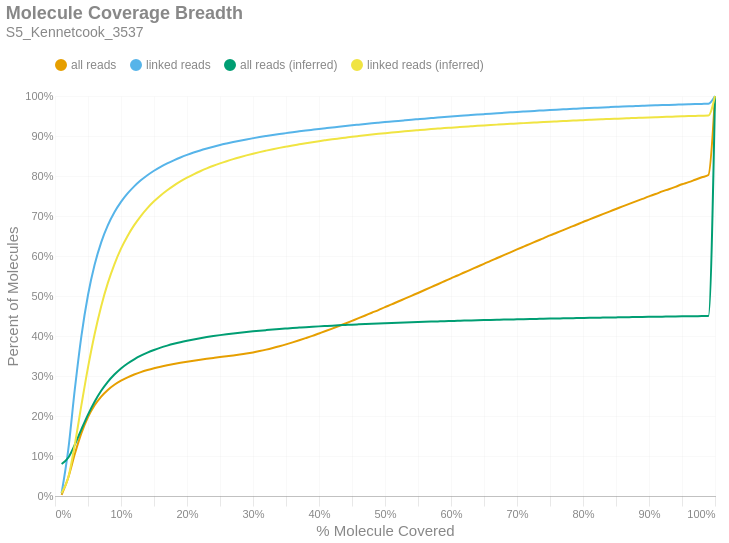

Notebook cell for this chart:
### Markdown cell above
### Molecule Read Coverage
This chart shows molecule coverage breadth as computed by the number of bases aligned to that molecule. In other words, "*how much of each unique long molecule is actually sequenced/aligned?*" Keep in mind there is a distinction between sequences and alignments, since some sequences belonging to a particular molecule may not align well and wouldn't appear in the alignment data. This chart also shows molecule coverage breadth as computed by the *inferred fragment* from which the aligned sequences originate. Unlike read coverage, this calculation takes into account the total insert size, including unsequenced gaps between the forward and reverse reads. Like the previous figures, these are cumulative percents.

### Code cell
if SKIPLR:
    print_html(f"Skipped")
else:
    binned_df = consolidated_hist(valids['coverage_bp'], mask, 0.01, True)
    binned_df_inf = consolidated_hist(valids['coverage_inserts'], mask, 0.01, True)
    binned_df = binned_df.with_columns(pl.lit(binned_df_inf['all reads (cumsum)']).alias('all reads (inferred)'))
    binned_df = binned_df.with_columns(pl.lit(binned_df_inf['linked reads (cumsum)']).alias('linked reads (inferred)'))
    binned_df = binned_df.with_columns(
        (pl.col('bin').cast(pl.Float64) + 0.01).alias('right_edge')
    )

    with SafeRender(binned_df):
        (
            density_plot(binned_df, 'Molecule Coverage Breadth', samplename, 'molcov', ['all reads (inferred)','linked reads (inferred)'])
            .encode(
                #x=alt.X('bin:Q', title="% Molecule Covered").axis(format = '%').scale(padding=0),
                x=alt.X('right_edge:Q', title="% Molecule Covered").axis(format='%').scale(padding=0),
                y=alt.Y('value:Q', title='Percent of Molecules')
                    .axis(format='%')
                    .stack(False)
                    .scale(domainMin=0, padding=0),
                color=alt.Color("key:N").scale(domain = ["all reads", "linked reads", "all reads (inferred)", "linked reads (inferred)"]),
                tooltip = [
                    alt.Tooltip("key:N", title = "Data Type"),
                    alt.Tooltip("range_label:N", title="% Molecule Covered"),
                    alt.Tooltip("value:Q", format = ".2%", title="% Molecules")
                ]
            )
        ).display()

### Figure 1 — Vega-Lite specification as saved in the notebook (floating-point values rounded to 4 significant figures)
{"width": "container", "height": 400, "config": {"title": {"anchor": "start", "dy": -15, "fontSize": 18, "color": "#888888", "subtitleColor": "#888888", "subtitleFontSize": 14}, "arc": {"fill": "#0072B2"}, "axis": {"domainColor": "#888888", "domainWidth": 0.5, "gridWidth": 0.2, "grid": false, "titleFontWeight": 400, "titleFontSize": 15, "labelFontSize": 11, "labelColor": "#888888", "tickColor": "#888888", "tickWidth": 0.2, "titleColor": "#888888"}, "axisBand": {"grid": false}, "axisX": {"grid": true, "tickSize": 10, "domainCap": "round"}, "axisY": {"domain": false, "grid": true, "tickSize": 0, "domainCap": "round"}, "background": "transparent", "header": {"labelFontSize": 15, "labelColor": "#888888", "titleFontSize": 15, "titleFontWeight": 600, "titleColor": "#888888"}, "legend": {"labelFont": "sans-serif", "labelFontSize": 12, "labelColor": "#888888", "symbolSize": 100, "symbolType": "circle", "titleFontSize": 12, "titlePadding": 10, "titleColor": "#888888", "title": null, "orient": "top"}, "range": {"category": ["#E69F00", "#56B4E9", "#009E73", "#F0E442", "#0072B2", "#D55E00", "#CC79A7", "#000000"], "diverging": ["#cfe8f3", "#a2d4ec", "#73bfe2", "#46abdb", "#1696d2", "#12719e"]}, "area": {"fill": "#0072B2", "fillOpacity": 0.7, "line": true, "strokeOpacity": 0.7}, "line": {"color": "#0072B2", "stroke": "#0072B2", "strokeWidth": 2}, "trail": {"color": "#0072B2", "stroke": "#0072B2", "strokeWidth": 0, "size": 1}, "point": {"filled": true, "fillOpacity": 1.0, "size": 95}, "text": {"color": "#888888", "fontSize": 11, "align": "right", "fontWeight": 400, "size": 11}, "bar": {"fill": "#0072B2", "stroke": null}, "view": {"stroke": null, "continuousWidth": 660, "continuousHeight": 400}}, "data": {"name": "data-3192e6d3aa437288508168b118640bde"}, "mark": {"type": "line", "interpolate": "monotone", "point": {"opacity": 0, "size": 275}}, "encoding": {"color": {"field": "key", "scale": {"domain": ["all reads", "linked reads", "all reads (inferred)", "linked reads (inferred)"]}, "type": "nominal"}, "tooltip": [{"field": "key", "title": "Data Type", "type": "nominal"}, {"field": "range_label", "title": "% Molecule Covered", "type": "nominal"}, {"field": "value", "format": ".2%", "title": "% Molecules", "type": "quantitative"}], "x": {"axis": {"format": "%"}, "field": "right_edge", "scale": {"padding": 0}, "title": "% Molecule Covered", "type": "quantitative"}, "y": {"axis": {"format": "%"}, "field": "value", "scale": {"domainMin": 0, "padding": 0}, "stack": false, "title": "Percent of Molecules", "type": "quantitative"}}, "params": [{"name": "param_c36ac31b6afebe62", "select": {"type": "point", "fields": ["key"]}, "bind": "legend"}], "title": {"text": "Molecule Coverage Breadth", "subtitle": "S5_Kennetcook_3537"}, "transform": [{"fold": ["all reads (cumsum)", "linked reads (cumsum)", "all reads (inferred)", "linked reads (inferred)"]}, {"calculate": "replace(datum.key, ' (cumsum)', '')", "as": "key"}, {"filter": {"param": "param_c36ac31b6afebe62"}}], "usermeta": {"embedOptions": {"downloadFileName": "S5_Kennetcook_3537.molcov"}}, "$schema": "https://vega.github.io/schema/vega-lite/v6.1.0.json", "datasets": {"data-3192e6d3aa437288508168b118640bde": [{"bin": "0.0", "interval": "0.0-0.01", "all reads": 0.003022, "linked reads": 0.006897, "all reads (cumsum)": 0.003022, "linked reads (cumsum)": 0.006897, "range_label": "0.0-0.01", "all reads (inferred)": 0.07991, "linked reads (inferred)": 0.007299, "right_edge": 0.01}, {"bin": "0.01", "interval": "0.01-0.02", "all reads": 0.04256, "linked reads": 0.1075, "all reads (cumsum)": 0.04558, "linked reads (cumsum)": 0.1144, "range_label": "0.01-0.02", "all reads (inferred)": 0.0955, "linked reads (inferred)": 0.04539, "right_edge": 0.02}, {"bin": "0.02", "interval": "0.02-0.03", "all reads": 0.05936, "linked reads": 0.1518, "all reads (cumsum)": 0.1049, "linked reads (cumsum)": 0.2663, "range_label": "0.02-0.03", "all reads (inferred)": 0.1283, "linked reads (inferred)": 0.1285, "right_edge": 0.03}, {"bin": "0.03", "interval": "0.03-0.04", "all reads": 0.05211, "linked reads": 0.1335, "all reads (cumsum)": 0.1571, "linked reads (cumsum)": 0.3998, "range_label": "0.03-0.04", "all reads (inferred)": 0.1667, "linked reads (inferred)": 0.2271, "right_edge": 0.04}, {"bin": "0.04", "interval": "0.04-0.05", "all reads": 0.04005, "linked reads": 0.1026, "all reads (cumsum)": 0.1971, "linked reads (cumsum)": 0.5024, "range_label": "0.04-0.05", "all reads (inferred)": 0.2036, "linked reads (inferred)": 0.3216, "right_edge": 0.05}, {"bin": "0.05", "interval": "0.05-0.06", "all reads": 0.02964, "linked reads": 0.07583, "all reads (cumsum)": 0.2267, "linked reads (cumsum)": 0.5783, "range_label": "0.05-0.06", "all reads (inferred)": 0.2358, "linked reads (inferred)": 0.4046, "right_edge": 0.06}, {"bin": "0.06", "interval": "0.06-0.07", "all reads": 0.02189, "linked reads": 0.05592, "all reads (cumsum)": 0.2486, "linked reads (cumsum)": 0.6342, "range_label": "0.06-0.07", "all reads (inferred)": 0.263, "linked reads (inferred)": 0.4746, "right_edge": 0.07}, {"bin": "0.07", "interval": "0.07-0.08", "all reads": 0.01655, "linked reads": 0.04226, "all reads (cumsum)": 0.2652, "linked reads (cumsum)": 0.6764, "range_label": "0.07-0.08", "all reads (inferred)": 0.2854, "linked reads (inferred)": 0.5322, "right_edge": 0.08}, {"bin": "0.08", "interval": "0.08-0.09", "all reads": 0.01287, "linked reads": 0.03275, "all reads (cumsum)": 0.2781, "linked reads (cumsum)": 0.7092, "range_label": "0.08-0.09", "all reads (inferred)": 0.3037, "linked reads (inferred)": 0.5792, "right_edge": 0.09}, {"bin": "0.09", "interval": "0.09-0.1", "all reads": 0.01028, "linked reads": 0.02603, "all reads (cumsum)": 0.2883, "linked reads (cumsum)": 0.7352, "range_label": "0.09-0.1", "all reads (inferred)": 0.3189, "linked reads (inferred)": 0.6183, "right_edge": 0.1}, {"bin": "0.1", "interval": "0.1-0.11", "all reads": 0.008371, "linked reads": 0.02118, "all reads (cumsum)": 0.2967, "linked reads (cumsum)": 0.7564, "range_label": "0.1-0.11", "all reads (inferred)": 0.3314, "linked reads (inferred)": 0.6502, "right_edge": 0.11}, {"bin": "0.11", "interval": "0.11-0.12", "all reads": 0.007036, "linked reads": 0.01774, "all reads (cumsum)": 0.3037, "linked reads (cumsum)": 0.7741, "range_label": "0.11-0.12", "all reads (inferred)": 0.3418, "linked reads (inferred)": 0.6771, "right_edge": 0.12}, {"bin": "0.12", "interval": "0.12-0.13", "all reads": 0.005971, "linked reads": 0.01502, "all reads (cumsum)": 0.3097, "linked reads (cumsum)": 0.7892, "range_label": "0.12-0.13", "all reads (inferred)": 0.3507, "linked reads (inferred)": 0.7, "right_edge": 0.13}, {"bin": "0.13", "interval": "0.13-0.14", "all reads": 0.00512, "linked reads": 0.01284, "all reads (cumsum)": 0.3148, "linked reads (cumsum)": 0.802, "range_label": "0.13-0.14", "all reads (inferred)": 0.3584, "linked reads (inferred)": 0.7197, "right_edge": 0.14}, {"bin": "0.14", "interval": "0.14-0.15", "all reads": 0.00449, "linked reads": 0.01119, "all reads (cumsum)": 0.3193, "linked reads (cumsum)": 0.8132, "range_label": "0.14-0.15", "all reads (inferred)": 0.365, "linked reads (inferred)": 0.7366, "right_edge": 0.15}, {"bin": "0.15", "interval": "0.15-0.16", "all reads": 0.003944, "linked reads": 0.009768, "all reads (cumsum)": 0.3233, "linked reads (cumsum)": 0.823, "range_label": "0.15-0.16", "all reads (inferred)": 0.3708, "linked reads (inferred)": 0.7514, "right_edge": 0.16}, {"bin": "0.16", "interval": "0.16-0.17", "all reads": 0.003515, "linked reads": 0.008599, "all reads (cumsum)": 0.3268, "linked reads (cumsum)": 0.8316, "range_label": "0.16-0.17", "all reads (inferred)": 0.3759, "linked reads (inferred)": 0.7643, "right_edge": 0.17}, {"bin": "0.17", "interval": "0.17-0.18", "all reads": 0.003174, "linked reads": 0.007669, "all reads (cumsum)": 0.33, "linked reads (cumsum)": 0.8392, "range_label": "0.17-0.18", "all reads (inferred)": 0.3805, "linked reads (inferred)": 0.7761, "right_edge": 0.18}, {"bin": "0.18", "interval": "0.18-0.19", "all reads": 0.003009, "linked reads": 0.00712, "all reads (cumsum)": 0.333, "linked reads (cumsum)": 0.8463, "range_label": "0.18-0.19", "all reads (inferred)": 0.3845, "linked reads (inferred)": 0.7864, "right_edge": 0.19}, {"bin": "0.19", "interval": "0.19-0.2", "all reads": 0.002763, "linked reads": 0.006399, "all reads (cumsum)": 0.3357, "linked reads (cumsum)": 0.8527, "range_label": "0.19-0.2", "all reads (inferred)": 0.3881, "linked reads (inferred)": 0.7957, "right_edge": 0.2}, {"bin": "0.2", "interval": "0.2-0.21", "all reads": 0.00257, "linked reads": 0.005824, "all reads (cumsum)": 0.3383, "linked reads (cumsum)": 0.8586, "range_label": "0.2-0.21", "all reads (inferred)": 0.3915, "linked reads (inferred)": 0.8041, "right_edge": 0.21}, {"bin": "0.21", "interval": "0.21-0.22", "all reads": 0.002399, "linked reads": 0.005291, "all reads (cumsum)": 0.3407, "linked reads (cumsum)": 0.8639, "range_label": "0.21-0.22", "all reads (inferred)": 0.3945, "linked reads (inferred)": 0.812, "right_edge": 0.22}, {"bin": "0.22", "interval": "0.22-0.23", "all reads": 0.002249, "linked reads": 0.004772, "all reads (cumsum)": 0.3429, "linked reads (cumsum)": 0.8686, "range_label": "0.22-0.23", "all reads (inferred)": 0.3973, "linked reads (inferred)": 0.8191, "right_edge": 0.23}, {"bin": "0.23", "interval": "0.23-0.24", "all reads": 0.002178, "linked reads": 0.004502, "all reads (cumsum)": 0.3451, "linked reads (cumsum)": 0.8731, "range_label": "0.23-0.24", "all reads (inferred)": 0.3999, "linked reads (inferred)": 0.8256, "right_edge": 0.24}, {"bin": "0.24", "interval": "0.24-0.25", "all reads": 0.002141, "linked reads": 0.004248, "all reads (cumsum)": 0.3473, "linked reads (cumsum)": 0.8774, "range_label": "0.24-0.25", "all reads (inferred)": 0.4022, "linked reads (inferred)": 0.8316, "right_edge": 0.25}, {"bin": "0.25", "interval": "0.25-0.26", "all reads": 0.00202, "linked reads": 0.003808, "all reads (cumsum)": 0.3493, "linked reads (cumsum)": 0.8812, "range_label": "0.25-0.26", "all reads (inferred)": 0.4044, "linked reads (inferred)": 0.8371, "right_edge": 0.26}, {"bin": "0.26", "interval": "0.26-0.27", "all reads": 0.002031, "linked reads": 0.003604, "all reads (cumsum)": 0.3513, "linked reads (cumsum)": 0.8848, "range_label": "0.26-0.27", "all reads (inferred)": 0.4064, "linked reads (inferred)": 0.8422, "right_edge": 0.27}, {"bin": "0.27", "interval": "0.27-0.28", "all reads": 0.00219, "linked reads": 0.003423, "all reads (cumsum)": 0.3535, "linked reads (cumsum)": 0.8882, "range_label": "0.27-0.28", "all reads (inferred)": 0.4082, "linked reads (inferred)": 0.8469, "right_edge": 0.28}, {"bin": "0.28", "interval": "0.28-0.29", "all reads": 0.002499, "linked reads": 0.003223, "all reads (cumsum)": 0.356, "linked reads (cumsum)": 0.8914, "range_label": "0.28-0.29", "all reads (inferred)": 0.41, "linked reads (inferred)": 0.8515, "right_edge": 0.29}, {"bin": "0.29", "interval": "0.29-0.3", "all reads": 0.002912, "linked reads": 0.002971, "all reads (cumsum)": 0.3589, "linked reads (cumsum)": 0.8944, "range_label": "0.29-0.3", "all reads (inferred)": 0.4117, "linked reads (inferred)": 0.8558, "right_edge": 0.3}, {"bin": "0.3", "interval": "0.3-0.31", "all reads": 0.003361, "linked reads": 0.00287, "all reads (cumsum)": 0.3623, "linked reads (cumsum)": 0.8973, "range_label": "0.3-0.31", "all reads (inferred)": 0.4133, "linked reads (inferred)": 0.8597, "right_edge": 0.31}, {"bin": "0.31", "interval": "0.31-0.32", "all reads": 0.003728, "linked reads": 0.002631, "all reads (cumsum)": 0.366, "linked reads (cumsum)": 0.8999, "range_label": "0.31-0.32", "all reads (inferred)": 0.4147, "linked reads (inferred)": 0.8634, "right_edge": 0.32}, {"bin": "0.32", "interval": "0.32-0.33", "all reads": 0.004078, "linked reads": 0.002523, "all reads (cumsum)": 0.3701, "linked reads (cumsum)": 0.9024, "range_label": "0.32-0.33", "all reads (inferred)": 0.4161, "linked reads (inferred)": 0.867, "right_edge": 0.33}, {"bin": "0.33", "interval": "0.33-0.34", "all reads": 0.004343, "linked reads": 0.002403, "all reads (cumsum)": 0.3744, "linked reads (cumsum)": 0.9048, "range_label": "0.33-0.34", "all reads (inferred)": 0.4174, "linked reads (inferred)": 0.8703, "right_edge": 0.34}, {"bin": "0.34", "interval": "0.34-0.35", "all reads": 0.004677, "linked reads": 0.002331, "all reads (cumsum)": 0.3791, "linked reads (cumsum)": 0.9072, "range_label": "0.34-0.35", "all reads (inferred)": 0.4186, "linked reads (inferred)": 0.8734, "right_edge": 0.35}, {"bin": "0.35", "interval": "0.35-0.36", "all reads": 0.005001, "linked reads": 0.002336, "all reads (cumsum)": 0.3841, "linked reads (cumsum)": 0.9095, "range_label": "0.35-0.36", "all reads (inferred)": 0.4199, "linked reads (inferred)": 0.8765, "right_edge": 0.36}, {"bin": "0.36", "interval": "0.36-0.37", "all reads": 0.005229, "linked reads": 0.002142, "all reads (cumsum)": 0.3893, "linked reads (cumsum)": 0.9116, "range_label": "0.36-0.37", "all reads (inferred)": 0.421, "linked reads (inferred)": 0.8792, "right_edge": 0.37}, {"bin": "0.37", "interval": "0.37-0.38", "all reads": 0.005485, "linked reads": 0.002084, "all reads (cumsum)": 0.3948, "linked reads (cumsum)": 0.9137, "range_label": "0.37-0.38", "all reads (inferred)": 0.422, "linked reads (inferred)": 0.882, "right_edge": 0.38}, {"bin": "0.38", "interval": "0.38-0.39", "all reads": 0.005608, "linked reads": 0.001977, "all reads (cumsum)": 0.4004, "linked reads (cumsum)": 0.9157, "range_label": "0.38-0.39", "all reads (inferred)": 0.4231, "linked reads (inferred)": 0.8846, "right_edge": 0.39}, {"bin": "0.39", "interval": "0.39-0.4", "all reads": 0.005963, "linked reads": 0.001949, "all reads (cumsum)": 0.4064, "linked reads (cumsum)": 0.9177, "range_label": "0.39-0.4", "all reads (inferred)": 0.4241, "linked reads (inferred)": 0.8871, "right_edge": 0.4}, {"bin": "0.4", "interval": "0.4-0.41", "all reads": 0.005964, "linked reads": 0.001818, "all reads (cumsum)": 0.4124, "linked reads (cumsum)": 0.9195, "range_label": "0.4-0.41", "all reads (inferred)": 0.425, "linked reads (inferred)": 0.8894, "right_edge": 0.41}, {"bin": "0.41", "interval": "0.41-0.42", "all reads": 0.006172, "linked reads": 0.001819, "all reads (cumsum)": 0.4185, "linked reads (cumsum)": 0.9213, "range_label": "0.41-0.42", "all reads (inferred)": 0.4259, "linked reads (inferred)": 0.8917, "right_edge": 0.42}, {"bin": "0.42", "interval": "0.42-0.43", "all reads": 0.006422, "linked reads": 0.001828, "all reads (cumsum)": 0.4249, "linked reads (cumsum)": 0.9231, "range_label": "0.42-0.43", "all reads (inferred)": 0.4267, "linked reads (inferred)": 0.8938, "right_edge": 0.43}, {"bin": "0.43", "interval": "0.43-0.44", "all reads": 0.006365, "linked reads": 0.001801, "all reads (cumsum)": 0.4313, "linked reads (cumsum)": 0.9249, "range_label": "0.43-0.44", "all reads (inferred)": 0.4275, "linked reads (inferred)": 0.8959, "right_edge": 0.44}, {"bin": "0.44", "interval": "0.44-0.45", "all reads": 0.006604, "linked reads": 0.001752, "all reads (cumsum)": 0.4379, "linked reads (cumsum)": 0.9267, "range_label": "0.44-0.45", "all reads (inferred)": 0.4284, "linked reads (inferred)": 0.898, "right_edge": 0.45}, {"bin": "0.45", "interval": "0.45-0.46", "all reads": 0.006632, "linked reads": 0.001678, "all reads (cumsum)": 0.4445, "linked reads (cumsum)": 0.9284, "range_label": "0.45-0.46", "all reads (inferred)": 0.4291, "linked reads (inferred)": 0.8999, "right_edge": 0.46}, {"bin": "0.46", "interval": "0.46-0.47", "all reads": 0.006748, "linked reads": 0.001672, "all reads (cumsum)": 0.4513, "linked reads (cumsum)": 0.93, "range_label": "0.46-0.47", "all reads (inferred)": 0.4299, "linked reads (inferred)": 0.9018, "right_edge": 0.47}, {"bin": "0.47", "interval": "0.47-0.48", "all reads": 0.006884, "linked reads": 0.001617, "all reads (cumsum)": 0.4582, "linked reads (cumsum)": 0.9316, "range_label": "0.47-0.48", "all reads (inferred)": 0.4306, "linked reads (inferred)": 0.9036, "right_edge": 0.48}, {"bin": "0.48", "interval": "0.48-0.49", "all reads": 0.006686, "linked reads": 0.001585, "all reads (cumsum)": 0.4649, "linked reads (cumsum)": 0.9332, "range_label": "0.48-0.49", "all reads (inferred)": 0.4313, "linked reads (inferred)": 0.9053, "right_edge": 0.49}, {"bin": "0.49", "interval": "0.49-0.5", "all reads": 0.007503, "linked reads": 0.001576, "all reads (cumsum)": 0.4724, "linked reads (cumsum)": 0.9348, "range_label": "0.49-0.5", "all reads (inferred)": 0.432, "linked reads (inferred)": 0.907, "right_edge": 0.5}, {"bin": "0.5", "interval": "0.5-0.51", "all reads": 0.006532, "linked reads": 0.001468, "all reads (cumsum)": 0.4789, "linked reads (cumsum)": 0.9363, "range_label": "0.5-0.51", "all reads (inferred)": 0.4326, "linked reads (inferred)": 0.9086, "right_edge": 0.51}, {"bin": "0.51", "interval": "0.51-0.52", "all reads": 0.007354, "linked reads": 0.001486, "all reads (cumsum)": 0.4863, "linked reads (cumsum)": 0.9378, "range_label": "0.51-0.52", "all reads (inferred)": 0.4332, "linked reads (inferred)": 0.9101, "right_edge": 0.52}, {"bin": "0.52", "interval": "0.52-0.53", "all reads": 0.007016, "linked reads": 0.001439, "all reads (cumsum)": 0.4933, "linked reads (cumsum)": 0.9392, "range_label": "0.52-0.53", "all reads (inferred)": 0.4338, "linked reads (inferred)": 0.9116, "right_edge": 0.53}, {"bin": "0.53", "interval": "0.53-0.54", "all reads": 0.007235, "linked reads": 0.001426, "all reads (cumsum)": 0.5005, "linked reads (cumsum)": 0.9406, "range_label": "0.53-0.54", "all reads (inferred)": 0.4344, "linked reads (inferred)": 0.9131, "right_edge": 0.54}, {"bin": "0.54", "interval": "0.54-0.55", "all reads": 0.007097, "linked reads": 0.001394, "all reads (cumsum)": 0.5076, "linked reads (cumsum)": 0.942, "range_label": "0.54-0.55", "all reads (inferred)": 0.435, "linked reads (inferred)": 0.9145, "right_edge": 0.55}, {"bin": "0.55", "interval": "0.55-0.56", "all reads": 0.007363, "linked reads": 0.001391, "all reads (cumsum)": 0.515, "linked reads (cumsum)": 0.9434, "range_label": "0.55-0.56", "all reads (inferred)": 0.4355, "linked reads (inferred)": 0.9159, "right_edge": 0.56}, {"bin": "0.56", "interval": "0.56-0.57", "all reads": 0.007288, "linked reads": 0.001338, "all reads (cumsum)": 0.5223, "linked reads (cumsum)": 0.9447, "range_label": "0.56-0.57", "all reads (inferred)": 0.436, "linked reads (inferred)": 0.9172, "right_edge": 0.57}, {"bin": "0.57", "interval": "0.57-0.58", "all reads": 0.007176, "linked reads": 0.001334, "all reads (cumsum)": 0.5294, "linked reads (cumsum)": 0.9461, "range_label": "0.57-0.58", "all reads (inferred)": 0.4365, "linked reads (inferred)": 0.9185, "right_edge": 0.58}, {"bin": "0.58", "interval": "0.58-0.59", "all reads": 0.007363, "linked reads": 0.001311, "all reads (cumsum)": 0.5368, "linked reads (cumsum)": 0.9474, "range_label": "0.58-0.59", "all reads (inferred)": 0.4371, "linked reads (inferred)": 0.9198, "right_edge": 0.59}, {"bin": "0.59", "interval": "0.59-0.6", "all reads": 0.00741, "linked reads": 0.001274, "all reads (cumsum)": 0.5442, "linked reads (cumsum)": 0.9487, "range_label": "0.59-0.6", "all reads (inferred)": 0.4375, "linked reads (inferred)": 0.9209, "right_edge": 0.6}, {"bin": "0.6", "interval": "0.6-0.61", "all reads": 0.007074, "linked reads": 0.001227, "all reads (cumsum)": 0.5513, "linked reads (cumsum)": 0.9499, "range_label": "0.6-0.61", "all reads (inferred)": 0.438, "linked reads (inferred)": 0.9221, "right_edge": 0.61}, {"bin": "0.61", "interval": "0.61-0.62", "all reads": 0.007449, "linked reads": 0.001301, "all reads (cumsum)": 0.5587, "linked reads (cumsum)": 0.9512, "range_label": "0.61-0.62", "all reads (inferred)": 0.4385, "linked reads (inferred)": 0.9233, "right_edge": 0.62}, {"bin": "0.62", "interval": "0.62-0.63", "all reads": 0.007201, "linked reads": 0.001157, "all reads (cumsum)": 0.5659, "linked reads (cumsum)": 0.9523, "range_label": "0.62-0.63", "all reads (inferred)": 0.4389, "linked reads (inferred)": 0.9243, "right_edge": 0.63}, {"bin": "0.63", "interval": "0.63-0.64", "all reads": 0.00728, "linked reads": 0.001164, "all reads (cumsum)": 0.5732, "linked reads (cumsum)": 0.9535, "range_label": "0.63-0.64", "all reads (inferred)": 0.4393, "linked reads (inferred)": 0.9254, "right_edge": 0.64}, {"bin": "0.64", "interval": "0.64-0.65", "all reads": 0.007195, "linked reads": 0.001163, "all reads (cumsum)": 0.5804, "linked reads (cumsum)": 0.9547, "range_label": "0.64-0.65", "all reads (inferred)": 0.4397, "linked reads (inferred)": 0.9264, "right_edge": 0.65}, {"bin": "0.65", "interval": "0.65-0.66", "all reads": 0.00746, "linked reads": 0.001154, "all reads (cumsum)": 0.5879, "linked reads (cumsum)": 0.9558, "range_label": "0.65-0.66", "all reads (inferred)": 0.4402, "linked reads (inferred)": 0.9275, "right_edge": 0.66}, {"bin": "0.66", "interval": "0.66-0.67", "all reads": 0.007077, "linked reads": 0.001122, "all reads (cumsum)": 0.5949, "linked reads (cumsum)": 0.957, "range_label": "0.66-0.67", "all reads (inferred)": 0.4406, "linked reads (inferred)": 0.9284, "right_edge": 0.67}, {"bin": "0.67", "interval": "0.67-0.68", "all reads": 0.007151, "linked reads": 0.001068, "all reads (cumsum)": 0.6021, "linked reads (cumsum)": 0.958, "range_label": "0.67-0.68", "all reads (inferred)": 0.4409, "linked reads (inferred)": 0.9294, "right_edge": 0.68}, {"bin": "0.68", "interval": "0.68-0.69", "all reads": 0.007025, "linked reads": 0.001065, "all reads (cumsum)": 0.6091, "linked reads (cumsum)": 0.9591, "range_label": "0.68-0.69", "all reads (inferred)": 0.4413, "linked reads (inferred)": 0.9303, "right_edge": 0.69}, {"bin": "0.69", "interval": "0.69-0.7", "all reads": 0.007259, "linked reads": 0.001066, "all reads (cumsum)": 0.6164, "linked reads (cumsum)": 0.9602, "range_label": "0.69-0.7", "all reads (inferred)": 0.4417, "linked reads (inferred)": 0.9312, "right_edge": 0.7}, {"bin": "0.7", "interval": "0.7-0.71", "all reads": 0.00703, "linked reads": 0.001016, "all reads (cumsum)": 0.6234, "linked reads (cumsum)": 0.9612, "range_label": "0.7-0.71", "all reads (inferred)": 0.4421, "linked reads (inferred)": 0.9322, "right_edge": 0.71}, {"bin": "0.71", "interval": "0.71-0.72", "all reads": 0.006966, "linked reads": 0.0009907, "all reads (cumsum)": 0.6304, "linked reads (cumsum)": 0.9622, "range_label": "0.71-0.72", "all reads (inferred)": 0.4424, "linked reads (inferred)": 0.9331, "right_edge": 0.72}, {"bin": "0.72", "interval": "0.72-0.73", "all reads": 0.007044, "linked reads": 0.0009331, "all reads (cumsum)": 0.6374, "linked reads (cumsum)": 0.9631, "range_label": "0.72-0.73", "all reads (inferred)": 0.4428, "linked reads (inferred)": 0.9339, "right_edge": 0.73}, {"bin": "0.73", "interval": "0.73-0.74", "all reads": 0.00682, "linked reads": 0.000945, "all reads (cumsum)": 0.6442, "linked reads (cumsum)": 0.964, "range_label": "0.73-0.74", "all reads (inferred)": 0.4431, "linked reads (inferred)": 0.9348, "right_edge": 0.74}, {"bin": "0.74", "interval": "0.74-0.75", "all reads": 0.007161, "linked reads": 0.000919, "all reads (cumsum)": 0.6514, "linked reads (cumsum)": 0.965, "range_label": "0.74-0.75", "all reads (inferred)": 0.4435, "linked reads (inferred)": 0.9357, "right_edge": 0.75}, {"bin": "0.75", "interval": "0.75-0.76", "all reads": 0.006675, "linked reads": 0.0008823, "all reads (cumsum)": 0.6581, "linked reads (cumsum)": 0.9658, "range_label": "0.75-0.76", "all reads (inferred)": 0.4438, "linked reads (inferred)": 0.9365, "right_edge": 0.76}, {"bin": "0.76", "interval": "0.76-0.77", "all reads": 0.006756, "linked reads": 0.0008326, "all reads (cumsum)": 0.6648, "linked reads (cumsum)": 0.9667, "range_label": "0.76-0.77", "all reads (inferred)": 0.4441, "linked reads (inferred)": 0.9373, "right_edge": 0.77}, {"bin": "0.77", "interval": "0.77-0.78", "all reads": 0.006688, "linked reads": 0.0008614, "all reads (cumsum)": 0.6715, "linked reads (cumsum)": 0.9675, "range_label": "0.77-0.78", "all reads (inferred)": 0.4444, "linked reads (inferred)": 0.938, "right_edge": 0.78}, {"bin": "0.78", "interval": "0.78-0.79", "all reads": 0.006634, "linked reads": 0.0008157, "all reads (cumsum)": 0.6781, "linked reads (cumsum)": 0.9683, "range_label": "0.78-0.79", "all reads (inferred)": 0.4448, "linked reads (inferred)": 0.9389, "right_edge": 0.79}, {"bin": "0.79", "interval": "0.79-0.8", "all reads": 0.006976, "linked reads": 0.0008468, "all reads (cumsum)": 0.6851, "linked reads (cumsum)": 0.9692, "range_label": "0.79-0.8", "all reads (inferred)": 0.4451, "linked reads (inferred)": 0.9396, "right_edge": 0.8}, {"bin": "0.8", "interval": "0.8-0.81", "all reads": 0.006366, "linked reads": 0.0007897, "all reads (cumsum)": 0.6915, "linked reads (cumsum)": 0.97, "range_label": "0.8-0.81", "all reads (inferred)": 0.4454, "linked reads (inferred)": 0.9404, "right_edge": 0.81}, {"bin": "0.81", "interval": "0.81-0.82", "all reads": 0.006556, "linked reads": 0.0007474, "all reads (cumsum)": 0.698, "linked reads (cumsum)": 0.9707, "range_label": "0.81-0.82", "all reads (inferred)": 0.4457, "linked reads (inferred)": 0.9412, "right_edge": 0.82}, {"bin": "0.82", "interval": "0.82-0.83", "all reads": 0.006578, "linked reads": 0.0007412, "all reads (cumsum)": 0.7046, "linked reads (cumsum)": 0.9715, "range_label": "0.82-0.83", "all reads (inferred)": 0.446, "linked reads (inferred)": 0.9419, "right_edge": 0.83}, {"bin": "0.83", "interval": "0.83-0.84", "all reads": 0.00648, "linked reads": 0.0006881, "all reads (cumsum)": 0.7111, "linked reads (cumsum)": 0.9722, "range_label": "0.83-0.84", "all reads (inferred)": 0.4463, "linked reads (inferred)": 0.9425, "right_edge": 0.84}, {"bin": "0.84", "interval": "0.84-0.85", "all reads": 0.006347, "linked reads": 0.0006814, "all reads (cumsum)": 0.7175, "linked reads (cumsum)": 0.9728, "range_label": "0.84-0.85", "all reads (inferred)": 0.4466, "linked reads (inferred)": 0.9432, "right_edge": 0.85}, {"bin": "0.85", "interval": "0.85-0.86", "all reads": 0.006488, "linked reads": 0.0006915, "all reads (cumsum)": 0.7239, "linked reads (cumsum)": 0.9735, "range_label": "0.85-0.86", "all reads (inferred)": 0.4468, "linked reads (inferred)": 0.9439, "right_edge": 0.86}, {"bin": "0.86", "interval": "0.86-0.87", "all reads": 0.006286, "linked reads": 0.0006588, "all reads (cumsum)": 0.7302, "linked reads (cumsum)": 0.9742, "range_label": "0.86-0.87", "all reads (inferred)": 0.4471, "linked reads (inferred)": 0.9445, "right_edge": 0.87}, {"bin": "0.87", "interval": "0.87-0.88", "all reads": 0.006327, "linked reads": 0.0006401, "all reads (cumsum)": 0.7366, "linked reads (cumsum)": 0.9748, "range_label": "0.87-0.88", "all reads (inferred)": 0.4474, "linked reads (inferred)": 0.9451, "right_edge": 0.88}, {"bin": "0.88", "interval": "0.88-0.89", "all reads": 0.00615, "linked reads": 0.0006441, "all reads (cumsum)": 0.7427, "linked reads (cumsum)": 0.9755, "range_label": "0.88-0.89", "all reads (inferred)": 0.4476, "linked reads (inferred)": 0.9458, "right_edge": 0.89}, {"bin": "0.89", "interval": "0.89-0.9", "all reads": 0.006336, "linked reads": 0.0006221, "all reads (cumsum)": 0.749, "linked reads (cumsum)": 0.9761, "range_label": "0.89-0.9", "all reads (inferred)": 0.4479, "linked reads (inferred)": 0.9464, "right_edge": 0.9}, {"bin": "0.9", "interval": "0.9-0.91", "all reads": 0.005824, "linked reads": 0.000573, "all reads (cumsum)": 0.7549, "linked reads (cumsum)": 0.9767, "range_label": "0.9-0.91", "all reads (inferred)": 0.4481, "linked reads (inferred)": 0.947, "right_edge": 0.91}, {"bin": "0.91", "interval": "0.91-0.92", "all reads": 0.006577, "linked reads": 0.0005713, "all reads (cumsum)": 0.7614, "linked reads (cumsum)": 0.9772, "range_label": "0.91-0.92", "all reads (inferred)": 0.4484, "linked reads (inferred)": 0.9476, "right_edge": 0.92}, {"bin": "0.92", "interval": "0.92-0.93", "all reads": 0.005518, "linked reads": 0.0005188, "all reads (cumsum)": 0.767, "linked reads (cumsum)": 0.9778, "range_label": "0.92-0.93", "all reads (inferred)": 0.4486, "linked reads (inferred)": 0.9481, "right_edge": 0.93}, {"bin": "0.93", "interval": "0.93-0.94", "all reads": 0.005983, "linked reads": 0.0005295, "all reads (cumsum)": 0.7729, "linked reads (cumsum)": 0.9783, "range_label": "0.93-0.94", "all reads (inferred)": 0.4488, "linked reads (inferred)": 0.9486, "right_edge": 0.94}, {"bin": "0.94", "interval": "0.94-0.95", "all reads": 0.006383, "linked reads": 0.0005346, "all reads (cumsum)": 0.7793, "linked reads (cumsum)": 0.9788, "range_label": "0.94-0.95", "all reads (inferred)": 0.4491, "linked reads (inferred)": 0.9492, "right_edge": 0.95}, {"bin": "0.95", "interval": "0.95-0.96", "all reads": 0.005239, "linked reads": 0.0004956, "all reads (cumsum)": 0.7846, "linked reads (cumsum)": 0.9793, "range_label": "0.95-0.96", "all reads (inferred)": 0.4493, "linked reads (inferred)": 0.9497, "right_edge": 0.96}, {"bin": "0.96", "interval": "0.96-0.97", "all reads": 0.006112, "linked reads": 0.0004821, "all reads (cumsum)": 0.7907, "linked reads (cumsum)": 0.9798, "range_label": "0.96-0.97", "all reads (inferred)": 0.4495, "linked reads (inferred)": 0.9502, "right_edge": 0.97}, {"bin": "0.97", "interval": "0.97-0.98", "all reads": 0.006086, "linked reads": 0.0004414, "all reads (cumsum)": 0.7968, "linked reads (cumsum)": 0.9802, "range_label": "0.97-0.98", "all reads (inferred)": 0.4498, "linked reads (inferred)": 0.9508, "right_edge": 0.98}, {"bin": "0.98", "interval": "0.98-0.99", "all reads": 0.005771, "linked reads": 0.0004527, "all reads (cumsum)": 0.8025, "linked reads (cumsum)": 0.9807, "range_label": "0.98-0.99", "all reads (inferred)": 0.4501, "linked reads (inferred)": 0.9513, "right_edge": 0.99}, {"bin": "0.99", "interval": "0.99-1.0", "all reads": 0.1975, "linked reads": 0.0193, "all reads (cumsum)": 1.0, "linked reads (cumsum)": 1.0, "range_label": "0.99-1.0", "all reads (inferred)": 1.0, "linked reads (inferred)": 1.0, "right_edge": 1.0}]}}
